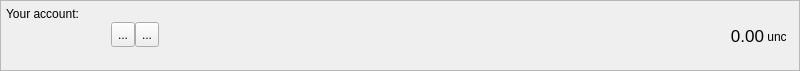
<?xml version="1.0" encoding="UTF-8"?>
<ui version="4.0">
 <class>AccountFrame</class>
 <widget class="QFrame" name="AccountFrame">
  <property name="geometry">
   <rect>
    <x>0</x>
    <y>0</y>
    <width>800</width>
    <height>71</height>
   </rect>
  </property>
  <property name="minimumSize">
   <size>
    <width>0</width>
    <height>70</height>
   </size>
  </property>
  <property name="maximumSize">
   <size>
    <width>16777215</width>
    <height>71</height>
   </size>
  </property>
  <property name="windowTitle">
   <string>Frame</string>
  </property>
  <property name="frameShape">
   <enum>QFrame::StyledPanel</enum>
  </property>
  <property name="frameShadow">
   <enum>QFrame::Plain</enum>
  </property>
  <layout class="QHBoxLayout" name="horizontalLayout_3">
   <property name="spacing">
    <number>0</number>
   </property>
   <property name="leftMargin">
    <number>5</number>
   </property>
   <property name="topMargin">
    <number>0</number>
   </property>
   <property name="rightMargin">
    <number>5</number>
   </property>
   <property name="bottomMargin">
    <number>0</number>
   </property>
   <item>
    <layout class="QVBoxLayout" name="verticalLayout_3">
     <property name="spacing">
      <number>1</number>
     </property>
     <property name="leftMargin">
      <number>0</number>
     </property>
     <property name="rightMargin">
      <number>0</number>
     </property>
     <item>
      <widget class="QLabel" name="label">
       <property name="minimumSize">
        <size>
         <width>0</width>
         <height>20</height>
        </size>
       </property>
       <property name="maximumSize">
        <size>
         <width>16777215</width>
         <height>20</height>
        </size>
       </property>
       <property name="text">
        <string>Your account:</string>
       </property>
       <property name="alignment">
        <set>Qt::AlignBottom|Qt::AlignLeading|Qt::AlignLeft</set>
       </property>
       <property name="margin">
        <number>0</number>
       </property>
       <property name="indent">
        <number>0</number>
       </property>
      </widget>
     </item>
     <item>
      <layout class="QHBoxLayout" name="horizontalLayout">
       <property name="spacing">
        <number>0</number>
       </property>
       <property name="bottomMargin">
        <number>0</number>
       </property>
       <item>
        <widget class="QLabel" name="m_addressLabel">
         <property name="sizePolicy">
          <sizepolicy hsizetype="Minimum" vsizetype="Preferred">
           <horstretch>0</horstretch>
           <verstretch>0</verstretch>
          </sizepolicy>
         </property>
         <property name="minimumSize">
          <size>
           <width>100</width>
           <height>22</height>
          </size>
         </property>
         <property name="maximumSize">
          <size>
           <width>16777215</width>
           <height>22</height>
          </size>
         </property>
         <property name="baseSize">
          <size>
           <width>0</width>
           <height>22</height>
          </size>
         </property>
         <property name="cursor">
          <cursorShape>IBeamCursor</cursorShape>
         </property>
         <property name="toolTip">
          <string>Your receiving address</string>
         </property>
         <property name="whatsThis">
          <string>This is your account address</string>
         </property>
         <property name="text">
          <string/>
         </property>
         <property name="alignment">
          <set>Qt::AlignBottom|Qt::AlignLeading|Qt::AlignLeft</set>
         </property>
         <property name="textInteractionFlags">
          <set>Qt::TextSelectableByKeyboard|Qt::TextSelectableByMouse</set>
         </property>
        </widget>
       </item>
       <item>
        <spacer name="horizontalSpacer_2">
         <property name="orientation">
          <enum>Qt::Horizontal</enum>
         </property>
         <property name="sizeType">
          <enum>QSizePolicy::Fixed</enum>
         </property>
         <property name="sizeHint" stdset="0">
          <size>
           <width>5</width>
           <height>25</height>
          </size>
         </property>
        </spacer>
       </item>
       <item>
        <widget class="QToolButton" name="m_copyButton">
         <property name="minimumSize">
          <size>
           <width>0</width>
           <height>25</height>
          </size>
         </property>
         <property name="toolTip">
          <string>Copy address</string>
         </property>
         <property name="statusTip">
          <string/>
         </property>
         <property name="whatsThis">
          <string/>
         </property>
         <property name="text">
          <string>...</string>
         </property>
         <property name="icon">
          <iconset resource="../../resources.qrc">
           <normaloff>:/icons/copy</normaloff>:/icons/copy</iconset>
         </property>
        </widget>
       </item>
       <item>
        <widget class="QToolButton" name="m_qrButton">
         <property name="minimumSize">
          <size>
           <width>0</width>
           <height>25</height>
          </size>
         </property>
         <property name="toolTip">
          <string>Show QR code</string>
         </property>
         <property name="statusTip">
          <string/>
         </property>
         <property name="text">
          <string>...</string>
         </property>
         <property name="icon">
          <iconset resource="../../resources.qrc">
           <normaloff>:/icons/qrcode</normaloff>:/icons/qrcode</iconset>
         </property>
        </widget>
       </item>
       <item>
        <spacer name="horizontalSpacer">
         <property name="orientation">
          <enum>Qt::Horizontal</enum>
         </property>
         <property name="sizeHint" stdset="0">
          <size>
           <width>0</width>
           <height>25</height>
          </size>
         </property>
        </spacer>
       </item>
       <item>
        <widget class="QLabel" name="totalBalance">
         <property name="sizePolicy">
          <sizepolicy hsizetype="Preferred" vsizetype="Preferred">
           <horstretch>0</horstretch>
           <verstretch>0</verstretch>
          </sizepolicy>
         </property>
         <property name="maximumSize">
          <size>
           <width>16777215</width>
           <height>24</height>
          </size>
         </property>
         <property name="font">
          <font>
           <pointsize>13</pointsize>
           <weight>50</weight>
           <bold>false</bold>
          </font>
         </property>
         <property name="toolTip">
          <string>Total balance</string>
         </property>
         <property name="statusTip">
          <string>Total balance</string>
         </property>
         <property name="text">
          <string>0.00</string>
         </property>
         <property name="alignment">
          <set>Qt::AlignBottom|Qt::AlignRight|Qt::AlignTrailing</set>
         </property>
         <property name="margin">
          <number>0</number>
         </property>
         <property name="textInteractionFlags">
          <set>Qt::TextSelectableByMouse</set>
         </property>
        </widget>
       </item>
       <item>
        <widget class="QLabel" name="label_2">
         <property name="sizePolicy">
          <sizepolicy hsizetype="Preferred" vsizetype="Fixed">
           <horstretch>0</horstretch>
           <verstretch>0</verstretch>
          </sizepolicy>
         </property>
         <property name="minimumSize">
          <size>
           <width>30</width>
           <height>20</height>
          </size>
         </property>
         <property name="maximumSize">
          <size>
           <width>16777215</width>
           <height>20</height>
          </size>
         </property>
         <property name="baseSize">
          <size>
           <width>-1</width>
           <height>20</height>
          </size>
         </property>
         <property name="text">
          <string> unc</string>
         </property>
         <property name="alignment">
          <set>Qt::AlignBottom|Qt::AlignLeading|Qt::AlignLeft</set>
         </property>
         <property name="margin">
          <number>0</number>
         </property>
        </widget>
       </item>
      </layout>
     </item>
     <item>
      <widget class="QLabel" name="addressStatusLabel">
       <property name="minimumSize">
        <size>
         <width>0</width>
         <height>20</height>
        </size>
       </property>
       <property name="maximumSize">
        <size>
         <width>16777215</width>
         <height>20</height>
        </size>
       </property>
       <property name="text">
        <string/>
       </property>
       <property name="alignment">
        <set>Qt::AlignLeading|Qt::AlignLeft|Qt::AlignTop</set>
       </property>
       <property name="margin">
        <number>0</number>
       </property>
       <property name="indent">
        <number>0</number>
       </property>
      </widget>
     </item>
    </layout>
   </item>
  </layout>
 </widget>
 <resources>
  <include location="../../resources.qrc"/>
 </resources>
 <connections>
  <connection>
   <sender>m_copyButton</sender>
   <signal>clicked()</signal>
   <receiver>AccountFrame</receiver>
   <slot>copyAddress()</slot>
   <hints>
    <hint type="sourcelabel">
     <x>818</x>
     <y>26</y>
    </hint>
    <hint type="destinationlabel">
     <x>422</x>
     <y>295</y>
    </hint>
   </hints>
  </connection>
  <connection>
   <sender>m_qrButton</sender>
   <signal>clicked()</signal>
   <receiver>AccountFrame</receiver>
   <slot>showQR()</slot>
   <hints>
    <hint type="sourcelabel">
     <x>802</x>
     <y>34</y>
    </hint>
    <hint type="destinationlabel">
     <x>494</x>
     <y>35</y>
    </hint>
   </hints>
  </connection>
 </connections>
 <slots>
  <slot>copyAddress()</slot>
 </slots>
</ui>
